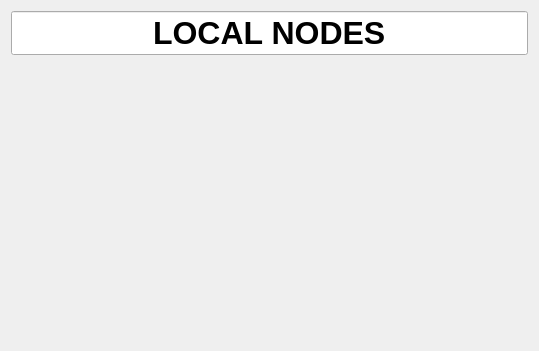
<?xml version="1.0" encoding="UTF-8"?>
<ui version="4.0">
 <class>LocalNodes</class>
 <widget class="QWidget" name="LocalNodes">
  <property name="geometry">
   <rect>
    <x>0</x>
    <y>0</y>
    <width>539</width>
    <height>351</height>
   </rect>
  </property>
  <property name="windowTitle">
   <string>Form</string>
  </property>
  <layout class="QGridLayout" name="gridLayout_2">
   <item row="0" column="0">
    <layout class="QGridLayout" name="gridLayout">
     <property name="sizeConstraint">
      <enum>QLayout::SetDefaultConstraint</enum>
     </property>
     <item row="1" column="0">
      <spacer name="verticalSpacer">
       <property name="orientation">
        <enum>Qt::Vertical</enum>
       </property>
       <property name="sizeType">
        <enum>QSizePolicy::Minimum</enum>
       </property>
       <property name="sizeHint" stdset="0">
        <size>
         <width>20</width>
         <height>13</height>
        </size>
       </property>
      </spacer>
     </item>
     <item row="0" column="0">
      <widget class="QLineEdit" name="title">
       <property name="sizePolicy">
        <sizepolicy hsizetype="Expanding" vsizetype="Fixed">
         <horstretch>0</horstretch>
         <verstretch>0</verstretch>
        </sizepolicy>
       </property>
       <property name="font">
        <font>
         <pointsize>24</pointsize>
         <weight>75</weight>
         <bold>true</bold>
        </font>
       </property>
       <property name="text">
        <string>LOCAL NODES</string>
       </property>
       <property name="echoMode">
        <enum>QLineEdit::Normal</enum>
       </property>
       <property name="alignment">
        <set>Qt::AlignCenter</set>
       </property>
       <property name="dragEnabled">
        <bool>false</bool>
       </property>
       <property name="readOnly">
        <bool>true</bool>
       </property>
       <property name="clearButtonEnabled">
        <bool>false</bool>
       </property>
      </widget>
     </item>
     <item row="3" column="0">
      <spacer name="verticalSpacer_2">
       <property name="orientation">
        <enum>Qt::Vertical</enum>
       </property>
       <property name="sizeType">
        <enum>QSizePolicy::Expanding</enum>
       </property>
       <property name="sizeHint" stdset="0">
        <size>
         <width>20</width>
         <height>13</height>
        </size>
       </property>
      </spacer>
     </item>
     <item row="2" column="0">
      <layout class="QVBoxLayout" name="buttonsLayout"/>
     </item>
    </layout>
   </item>
  </layout>
 </widget>
 <resources/>
 <connections/>
</ui>
